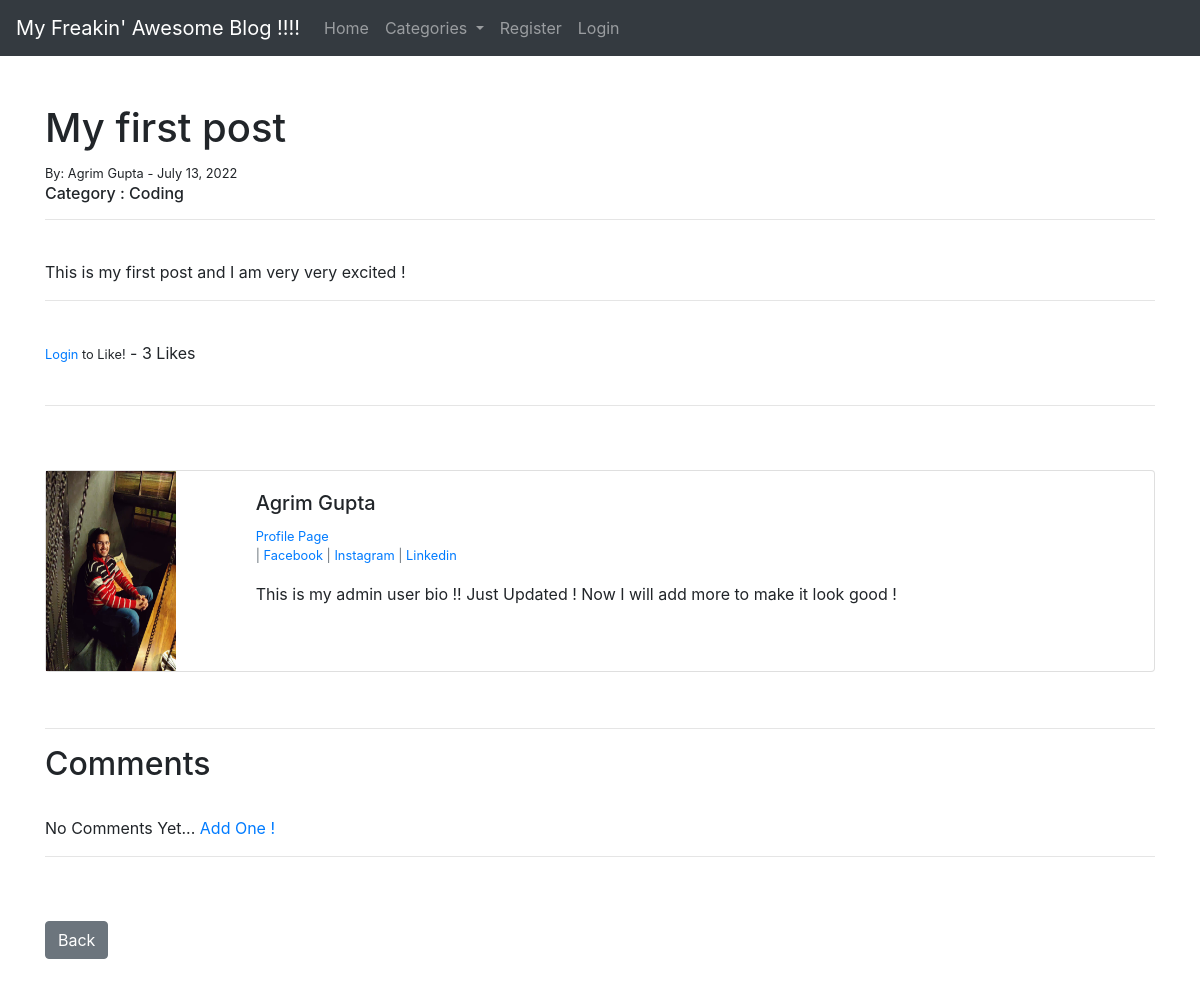
The page /details_post/1 on the database its author committed.
### final_app/models.py (models this page shows, shortened)
class Post(models.Model):
    title = models.CharField(max_length=255)
    header_image = models.ImageField(
        null=True, blank=True, upload_to="images/")
    title_tag = models.CharField(max_length=255)
    author = models.ForeignKey(User, on_delete=models.CASCADE)
    body = RichTextField(blank=True, null=True)
    post_date = models.DateField(auto_now_add=True)
    category = models.CharField(max_length=255, default='coding')
    snippet = models.CharField(
        max_length=255)
    likes = models.ManyToManyField(User, related_name='blog_posts')
    def total_likes(self):
        return self.likes.count()

class Profile(models.Model):
    user = models.OneToOneField(User, null=True, on_delete=models.CASCADE)
    bio = models.TextField()
    profile_pic = models.ImageField(
        null=True, blank=True, upload_to="images/profile/")
    website_url = models.CharField(max_length=255, null=True, blank=True)
    facebook_url = models.CharField(max_length=255, null=True, blank=True)
    twitter_url = models.CharField(max_length=255, null=True, blank=True)
    instagram_url = models.CharField(max_length=255, null=True, blank=True)
    pinterest_url = models.CharField(max_length=255, null=True, blank=True)
    Linkedin_url = models.CharField(max_length=255, null=True, blank=True)

### final_app/views.py (the view)
# urls.py: path('details_post/<int:pk>', PostDetailView.as_view(), name='details_post'),
class PostDetailView(DetailView):
    model = Post
    template_name = 'details_post.html'
    def get_context_data(self, *args, **kwargs):
        cat_menu = Category.objects.all()
        context = super(PostDetailView, self).get_context_data(*args, **kwargs)
        stuff = get_object_or_404(Post, id=self.kwargs['pk'])
        total_likes = stuff.total_likes()
        liked = False
        if stuff.likes.filter(id=self.request.user.id).exists():
            liked = True
        context["cat_menu"] = cat_menu
        context["total_likes"] = total_likes
        context["liked"] = liked
        return context

### final_app/models.py (called while the page is built)
    def __str__(self):
        return self.name

### final_app/templates/details_post.html (shortened to what this page needs)
{% extends 'base.html' %}
{%load static%}
{% block content %}
<h1>{{post.title}}</h1>
<small>By: {{post.author.first_name}} {{post.author.last_name}} - {{post.post_date}}
</small>
<br />
<h6>Category : {{post.category}}</h6>
<hr>
<br />
{{post.body|safe}}
<br />
<hr><br />
<form action="{%url 'like_post' post.pk%}" method="POST">
    {% if user.is_authenticated %}
    {%if liked%}
    <button type="submit" , name="post_id" , value="{{post.id}}" , class="btn btn-danger btn-sm">UnlLike</button>
    {%else%}
    <button type="submit" , name="post_id" , value="{{post.id}}" , class="btn btn-primary btn-sm">Like</button>
    {%endif%}
    {%else%}
    <small> <a href="{% url 'login' %}">Login</a> to Like!</small>
    {%endif%}
    - {{total_likes}} Likes
</form><br />
<hr>
<br /><br />
<div class="card mb-3">
    <div class="row g-0">
        <div class="col-md-2">
            {%if post.author.profile.profile_pic%}
            <img src="{{post.author.profile.profile_pic.url}}" width="130" height="200">
            {%else%}
            <img src="{%static 'final_app/images/download.png'%}" class=card-img>
            {%endif%}
        </div>
        <div class="col-md-10">
            <div class="card-body">
                <h5 class="card-title">{{post.author.first_name}} {{post.author.last_name}}</h5>
                {%if post.author.profile.id%}
                <p class="small text-muted">
                    <a href="{%url 'show_profile_page' post.author.profile.id%}">Profile Page</a><br />
                    {%if post.author.profile.facebook_url%} | <a href="{{post.author.profile.facebook_url}}">Facebook
                    </a>{%endif%}
                    {%if post.author.profile.instagram_url%} | <a href="{{post.author.profile.instagram_url}}">Instagram
                    </a>{%endif%}
                    {%if post.author.profile.Linkedin_url%} | <a href="{{post.author.profile.Linkedin_url}}">Linkedin
                    </a>{%endif%}
                </p>
                <p class="card-text ">{{post.author.profile.bio}}</p>
                {%endif%}
            </div>
        </div>
    </div>
</div>
<br />
<hr>
<h2> Comments</h2><br />
{%if not post.comments.all %}
No Comments Yet... <a href="{%url 'add_comment' post.pk%}"> Add One !</a>
{%endif%}
<hr><br /><br /><a href="{% url 'home' %}" class="btn btn-secondary">Back</a>
<br /><br /><br />
{% endblock %}

### final_app/templates/base.html (shortened to what this page needs)
<!doctype html>
<html lang="ar">
<head>
    <link rel="stylesheet" href="https://stackpath.bootstrapcdn.com/bootstrap/4.5.0/css/bootstrap.min.css"
>
</head>
<body>
    <nav class="navbar navbar-expand-lg navbar-dark bg-dark">
        <a class="navbar-brand" href="{% url 'home' %}">My Freakin' Awesome Blog !!!!
        </a>
        <div class="collapse navbar-collapse" id="navbarSupportedContent">
            <ul class="navbar-nav mr-auto">
                <li class="nav-item">
                    <a class="nav-link" href="{% url 'home' %}">Home</a>
                </li>
                {%if cat_menu%}
                <li class="nav-item dropdown">
                    <a class="nav-link dropdown-toggle" href="#" id="navbarDropdown" role="button"
                        data-bs-toggle="dropdown" aria-expanded="false">
                        Categories
                    </a>
                </li>
                {%else%}
                <li class="nav-item">
                    <a class="nav-link" href="{% url 'category-list' %}">Categories</a>
                </li>
                {%endif%}
                {% if user.is_authenticated %}
                <li class="nav-item">
                    <a class="nav-link" href="{% url 'add_post' %}">Add Blog Post</a>
                </li>
                <li class="nav-item">
                    <a class="nav-link" href="{% url 'add_category' %}">Add Category</a>
                </li>
                {%else%}
                <li class="nav-item">
                    <a class="nav-link" href="{% url 'register' %}">Register</a>
                </li>
                <li class="nav-item">
                    <a class="nav-link" href="{% url 'login' %}">Login</a>
                </li>
                {%endif%}
            </ul>
        </div>
    </nav>
    <br /><br />
    <div class="container">
        {% block content %}
        {% endblock%}
    </div>
</body>
</html>

### rows shown on the page
Post: title "My first post", author.first_name "Agrim", author.last_name "Gupta", post_date "July 13, 2022", category "Coding", body "This is my first post and I am very very excited !", author.profile.profile_pic (picture), author.profile.bio "This is my admin user bio !! Just Updated ! Now I will add more to make it look good !"

### other values the page prints
{{ total_likes }} "3"
